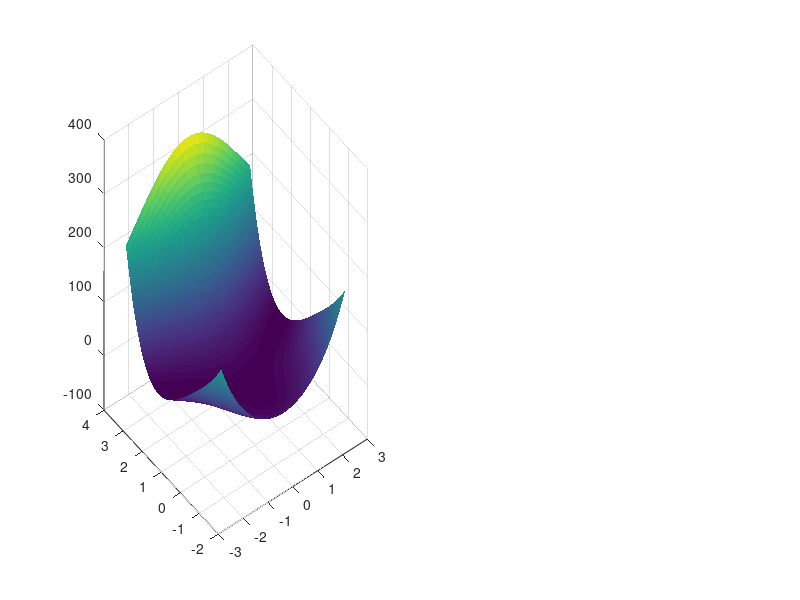

Reproduce this figure in MATLAB. (Note: this script raises an error after producing the figure.)
clc;
clear all;
close all;

% 1. Definisi Fungsi (Persamaan No. 3)
% f(x1, x2) = 0.25x1 + 5x1^2 + x1^4 - 9x1^2x2 + 3x2^2 + 2x2^4
f = @(x) 0.25*x(1) + 5*x(1)^2 + x(1)^4 - 9*x(1)^2*x(2) + 3*x(2)^2 + 2*x(2)^4;
N = 2; % Dimensi masalah

% 2. Inisialisasi Simplex Awal (3 Titik Manual)
% Kita tentukan koordinat segitiga awal secara eksplisit
P = zeros(N, N+1); 
P(:, 1) = [-1.8; 2.2]; % Titik 1 (Start Utama)
P(:, 2) = [-1.4; 2.2]; % Titik 2 (Geser X)
P(:, 3) = [-1.8; 2.6]; % Titik 3 (Geser Y)

F = [f(P(:, 1)), f(P(:, 2)), f(P(:, 3))]; % Nilai fungsi awal

% Parameter Algoritma Nelder-Mead
alpha = 1; gamma = 2; rho = 0.5; sigma = 0.5;

% Kriteria Berhenti
max_iter = 1000;
tol_f = 1e-8; 
tol_x = 1e-8; 

% 3. Inisialisasi Rekaman Data
history = zeros(max_iter, 5); % [iter, x1_best, x2_best, fval_best, RMS]
simplex_history = cell(max_iter, 1);
iter = 0;

fprintf('==================================================\n');
fprintf('START OPTIMASI NELDER-MEAD (PERSAMAAN 3)\n');
fprintf('Titik Awal Simplex:\n');
disp(P);
fprintf('==================================================\n');

% 4. LOOP OPTIMASI UTAMA (Algoritma Manual)
while iter < max_iter
    iter = iter + 1;

    % a. Urutkan Simplex: Cari B (Best), G (Good), W (Worst)
    [F_sorted, idx] = sort(F);
    PB = P(:, idx(1)); % P Best
    PG = P(:, idx(2)); % P Good
    PW = P(:, idx(3)); % P Worst
    FB = F_sorted(1);  
    FW = F_sorted(3);  
    
    PC = (PB + PG) / N; % Centroid

    % b. Reflection
    PR = PC + alpha * (PC - PW);
    FR = f(PR);

    if FR < FB
        % c. Expansion
        PE = PC + gamma * (PR - PC);
        FE = f(PE);
        if FE < FR
            P(:, idx(3)) = PE; F(idx(3)) = FE;
        else
            P(:, idx(3)) = PR; F(idx(3)) = FR;
        end
    elseif FR < F_sorted(2) % FR < FG
        % d. Accept Reflection
        P(:, idx(3)) = PR;
        F(idx(3)) = FR;
    else 
        % e. Contraction
        if FR < FW 
            PK = PC + rho * (PR - PC); % Outside
        else 
            PK = PC + rho * (PW - PC); % Inside
        end
        FK = f(PK);
        
        if FK < FW
            P(:, idx(3)) = PK; F(idx(3)) = FK;
        else
            % f. Shrink
            P(:, idx(2)) = PB + sigma * (P(:, idx(2)) - PB); 
            P(:, idx(3)) = PB + sigma * (P(:, idx(3)) - PB); 
            F(idx(2)) = f(P(:, idx(2)));
            F(idx(3)) = f(P(:, idx(3)));
        end
    end

    % 5. Penyimpanan Data
    P_avg = mean(P, 2);
    RMS = sqrt(sum(sum((P - P_avg).^2)) / N); % Ukuran simplex
    
    history(iter, 1:4) = [iter, PB(1), PB(2), FB];
    history(iter, 5) = RMS;
    simplex_history{iter} = P;
    
    % 6. Cek Konvergensi
    if (abs(FW - FB) < tol_f) && (RMS < tol_x)
        break;
    end
end

% Rapikan data
history = history(1:iter, :);
x_optimal = P(:, idx(1));
fval = F(idx(1));

% 7. Tampilkan Hasil
fprintf('Hasil Akhir NM:\n');
fprintf('  Iterasi: %d\n', iter);
fprintf('  Min (x1, x2): %.6f, %.6f\n', x_optimal(1), x_optimal(2));
fprintf('  Nilai f(x): %.10f\n', fval);

% =================================================================
% VISUALISASI "TERBAIK" (Style Referensi)
% =================================================================

% Grid Data untuk Plotting
x_plot = linspace(-2.5, 2.5, 100);
y_plot = linspace(-1.5, 3.5, 100);
[X, Y] = meshgrid(x_plot, y_plot);
Z = 0.25*X + 5*X.^2 + X.^4 - 9*X.^2.*Y + 3*Y.^2 + 2*Y.^4;

% --- FIGURE 1: Surface & Contour ---
figure('Name', 'NM: Surface & Contour', 'Position', [100, 100, 1000, 450]);

% Subplot 1: Surface 3D
subplot(1,2,1);
surf(X, Y, Z, 'EdgeColor', 'none');
colormap('parula');
% Trik Visual: Batasi Z-axis supaya lembah terlihat jelas (tidak gepeng)
z_limit = 50; 
zlim([-5, z_limit]); caxis([-5, z_limit]); 
hold on;
plot3(x_optimal(1), x_optimal(2), fval, 'r*', 'MarkerSize', 10, 'LineWidth', 2);
title('Surface Plot (Z-Limited)');
xlabel('x1'); ylabel('x2'); zlabel('f(x)');
view(-30, 45);

% Subplot 2: Contour Logaritmik (Style Referensi)
subplot(1,2,2);
% Gunakan logspace untuk level kontur agar lembah dalam terlihat detail
min_z = min(min(Z));
v_levels = [linspace(min_z, 0, 10), logspace(0, 2, 20)]; % Hybrid levels
contour(X, Y, Z, v_levels, 'LineWidth', 0.8);
hold on;
plot(x_optimal(1), x_optimal(2), 'r*', 'MarkerSize', 12, 'LineWidth', 2);
title('Kontur Plot (Hybrid Levels)');
xlabel('x1'); ylabel('x2');
colorbar; grid on;

% --- FIGURE 2: Jejak Simplex & Konvergensi ---
figure('Name', 'NM: Jejak & Konvergensi', 'Position', [100, 600, 1000, 450]);

% Subplot 1: Jejak Optimasi
subplot(1,2,1);
contour(X, Y, Z, v_levels, 'LineWidth', 0.5); hold on;
% Gambar jalur terbaik
plot(history(:,2), history(:,3), 'k.-', 'LineWidth', 1.5, 'MarkerSize', 8);
% Gambar beberapa segitiga simplex (Awal, Tengah, Akhir)
idx_show = unique(round(linspace(1, iter, 10)));
for i = idx_show
    s = simplex_history{i};
    plot([s(1,:), s(1,1)], [s(2,:), s(2,1)], 'r-', 'LineWidth', 0.5);
end
plot(x_optimal(1), x_optimal(2), 'p', 'MarkerSize', 15, 'MarkerFaceColor','y', 'MarkerEdgeColor','k');
title('Jejak Simplex (Merah) & Pusat (Hitam)');
xlabel('x1'); ylabel('x2');
axis([-2.5 2.5 -1.5 3.5]);

% Subplot 2: Grafik Konvergensi (Semilogy)
subplot(1,2,2);
semilogy(history(:,1), abs(history(:,4)), 'b-', 'LineWidth', 2); hold on;
semilogy(history(:,1), history(:,5), 'r--', 'LineWidth', 1.5);
title('Grafik Konvergensi');
xlabel('Iterasi'); ylabel('Nilai (Log Scale)');
legend('Nilai Fungsi (f)', 'Ukuran Simplex (RMS)');
grid on;